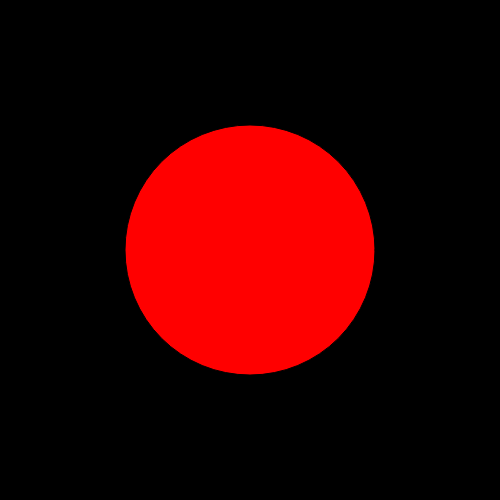
Frame 1 (no input)
Frame 60 (no input): identical to frame 1, image omitted
Frame 120 (the mouse pressed at the canvas centre since frame 60): identical to frame 1, image omitted

The p5.js sketch that drew this single still picture (run headless with seeded random() and noise() and a simulated clock; from frame 60 on, the mouse is pressed at the canvas centre):

// p5.js sketch
// ── sketch.js
var value;  
function setup() {
createCanvas(500, 500);

}

function draw() {
  value = color(255,0,0);
  background(0);
  //fill(value);  
  if (mouseX > 250) {
    fill(255);
  } else{
  fill(255, 0, 0);}
  ellipse(250, 250, width/2, height/2);
  //mouseClicked();
}
/*
function mouseClicked() {
  if (value === color(255,0,0)) {
    value === color(255);
  } else {
    value === color(255,0,0);
  }
    
    }
*/
